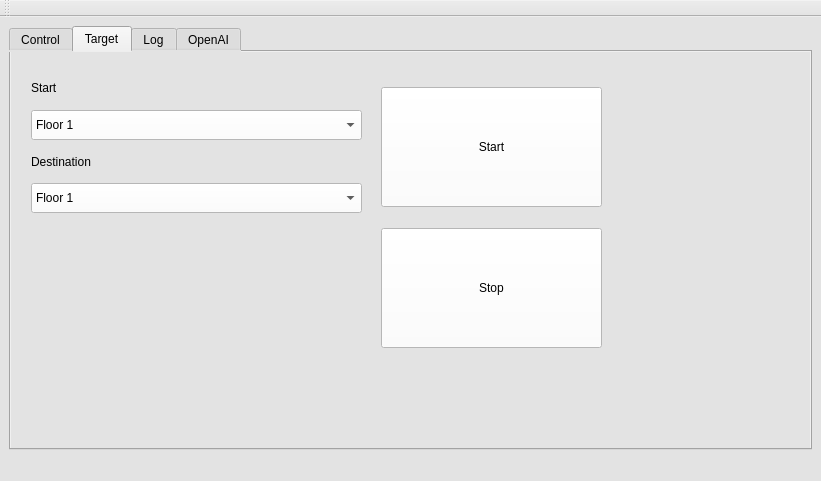
<?xml version="1.0" encoding="UTF-8"?>
<ui version="4.0">
 <class>MainWindow</class>
 <widget class="QMainWindow" name="MainWindow">
  <property name="geometry">
   <rect>
    <x>0</x>
    <y>0</y>
    <width>821</width>
    <height>481</height>
   </rect>
  </property>
  <property name="windowTitle">
   <string>GUI Remote Controller</string>
  </property>
  <property name="styleSheet">
   <string notr="true">background-color: rgb(227, 227, 227);</string>
  </property>
  <widget class="QWidget" name="centralwidget">
   <layout class="QVBoxLayout" name="verticalLayout">
    <item>
     <widget class="QTabWidget" name="mainTab">
      <property name="currentIndex">
       <number>1</number>
      </property>
      <widget class="QWidget" name="tabControl">
       <attribute name="title">
        <string>Control</string>
       </attribute>
       <layout class="QHBoxLayout" name="horizontalLayout">
        <item>
         <widget class="QLabel" name="videoLabel">
          <property name="minimumSize">
           <size>
            <width>360</width>
            <height>360</height>
           </size>
          </property>
          <property name="styleSheet">
           <string notr="true">background-color: rgb(255, 255, 255);</string>
          </property>
          <property name="frameShape">
           <enum>QFrame::Shape::Box</enum>
          </property>
          <property name="text">
           <string>Video Placeholder</string>
          </property>
          <property name="alignment">
           <set>Qt::AlignmentFlag::AlignCenter</set>
          </property>
         </widget>
        </item>
        <item>
         <layout class="QVBoxLayout" name="controlButtons">
          <property name="spacing">
           <number>4</number>
          </property>
          <item>
           <layout class="QHBoxLayout" name="statusLayer">
            <item alignment="Qt::AlignmentFlag::AlignHCenter">
             <widget class="QLabel" name="autoLabel">
              <property name="text">
               <string>Auto</string>
              </property>
             </widget>
            </item>
            <item>
             <widget class="QLabel" name="autoStatus">
              <property name="text">
               <string>OFF</string>
              </property>
             </widget>
            </item>
            <item alignment="Qt::AlignmentFlag::AlignHCenter">
             <widget class="QLabel" name="mqttLabel">
              <property name="text">
               <string>Connection</string>
              </property>
             </widget>
            </item>
            <item>
             <widget class="QLabel" name="mqttStatus">
              <property name="text">
               <string>OFF</string>
              </property>
             </widget>
            </item>
           </layout>
          </item>
          <item>
           <layout class="QHBoxLayout">
            <item>
             <widget class="QPushButton" name="stopButton">
              <property name="minimumSize">
               <size>
                <width>0</width>
                <height>100</height>
               </size>
              </property>
              <property name="styleSheet">
               <string notr="true">background-color: rgb(255, 255, 255);</string>
              </property>
              <property name="icon">
               <iconset theme="QIcon::ThemeIcon::MediaPlaybackPause"/>
              </property>
             </widget>
            </item>
            <item>
             <widget class="QPushButton" name="startButton">
              <property name="minimumSize">
               <size>
                <width>0</width>
                <height>100</height>
               </size>
              </property>
              <property name="styleSheet">
               <string notr="true">background-color: rgb(255, 255, 255);</string>
              </property>
              <property name="icon">
               <iconset theme="QIcon::ThemeIcon::SystemShutdown"/>
              </property>
             </widget>
            </item>
           </layout>
          </item>
          <item>
           <layout class="QGridLayout" name="wheelLayout">
            <item row="2" column="1">
             <widget class="QPushButton" name="goButton">
              <property name="minimumSize">
               <size>
                <width>0</width>
                <height>70</height>
               </size>
              </property>
              <property name="styleSheet">
               <string notr="true">background-color: rgb(255, 255, 255);</string>
              </property>
              <property name="text">
               <string>Go</string>
              </property>
             </widget>
            </item>
            <item row="3" column="1">
             <widget class="QPushButton" name="midButton">
              <property name="minimumSize">
               <size>
                <width>0</width>
                <height>70</height>
               </size>
              </property>
              <property name="styleSheet">
               <string notr="true">background-color: rgb(255, 255, 255);</string>
              </property>
              <property name="text">
               <string>Mid</string>
              </property>
             </widget>
            </item>
            <item row="4" column="1">
             <widget class="QPushButton" name="backButton">
              <property name="minimumSize">
               <size>
                <width>0</width>
                <height>70</height>
               </size>
              </property>
              <property name="styleSheet">
               <string notr="true">background-color: rgb(255, 255, 255);</string>
              </property>
              <property name="text">
               <string>Back</string>
              </property>
             </widget>
            </item>
            <item row="3" column="2">
             <widget class="QPushButton" name="rightButton">
              <property name="minimumSize">
               <size>
                <width>0</width>
                <height>70</height>
               </size>
              </property>
              <property name="styleSheet">
               <string notr="true">background-color: rgb(255, 255, 255);</string>
              </property>
              <property name="text">
               <string>Right</string>
              </property>
             </widget>
            </item>
            <item row="3" column="0">
             <widget class="QPushButton" name="leftButton">
              <property name="minimumSize">
               <size>
                <width>0</width>
                <height>70</height>
               </size>
              </property>
              <property name="styleSheet">
               <string notr="true">background-color: rgb(255, 255, 255);</string>
              </property>
              <property name="text">
               <string>Left</string>
              </property>
             </widget>
            </item>
           </layout>
          </item>
         </layout>
        </item>
       </layout>
      </widget>
      <widget class="QWidget" name="tabTarget">
       <attribute name="title">
        <string>Target</string>
       </attribute>
       <widget class="QWidget" name="verticalLayoutWidget">
        <property name="geometry">
         <rect>
          <x>20</x>
          <y>20</y>
          <width>331</width>
          <height>141</height>
         </rect>
        </property>
        <layout class="QVBoxLayout" name="verticalLayout_2">
         <item>
          <widget class="QLabel" name="label_6">
           <property name="text">
            <string>Start</string>
           </property>
          </widget>
         </item>
         <item>
          <widget class="QComboBox" name="startCombo">
           <property name="minimumSize">
            <size>
             <width>0</width>
             <height>30</height>
            </size>
           </property>
           <property name="styleSheet">
            <string notr="true">background-color: rgb(255, 255, 255);</string>
           </property>
           <item>
            <property name="text">
             <string>Floor 1</string>
            </property>
           </item>
           <item>
            <property name="text">
             <string>Floor 2</string>
            </property>
           </item>
           <item>
            <property name="text">
             <string>Floor 3</string>
            </property>
           </item>
           <item>
            <property name="text">
             <string>Floor 4</string>
            </property>
           </item>
           <item>
            <property name="text">
             <string>Floor 5</string>
            </property>
           </item>
           <item>
            <property name="text">
             <string>Floor 6</string>
            </property>
           </item>
          </widget>
         </item>
         <item>
          <widget class="QLabel" name="label_7">
           <property name="text">
            <string>Destination</string>
           </property>
          </widget>
         </item>
         <item>
          <widget class="QComboBox" name="destCombo">
           <property name="minimumSize">
            <size>
             <width>0</width>
             <height>30</height>
            </size>
           </property>
           <property name="styleSheet">
            <string notr="true">background-color: rgb(255, 255, 255);</string>
           </property>
           <item>
            <property name="text">
             <string>Floor 1</string>
            </property>
           </item>
           <item>
            <property name="text">
             <string>Floor 2</string>
            </property>
           </item>
           <item>
            <property name="text">
             <string>Floor 3</string>
            </property>
           </item>
           <item>
            <property name="text">
             <string>Floor 4</string>
            </property>
           </item>
           <item>
            <property name="text">
             <string>Floor 5</string>
            </property>
           </item>
           <item>
            <property name="text">
             <string>Floor 6</string>
            </property>
           </item>
          </widget>
         </item>
        </layout>
       </widget>
       <widget class="QWidget" name="verticalLayoutWidget_2">
        <property name="geometry">
         <rect>
          <x>370</x>
          <y>20</y>
          <width>221</width>
          <height>291</height>
         </rect>
        </property>
        <layout class="QVBoxLayout" name="verticalLayout_3">
         <item>
          <widget class="QPushButton" name="targetStartButton">
           <property name="minimumSize">
            <size>
             <width>0</width>
             <height>120</height>
            </size>
           </property>
           <property name="styleSheet">
            <string notr="true">background-color: rgb(255, 255, 255);</string>
           </property>
           <property name="text">
            <string>Start</string>
           </property>
          </widget>
         </item>
         <item>
          <widget class="QPushButton" name="targetStopButton">
           <property name="minimumSize">
            <size>
             <width>0</width>
             <height>120</height>
            </size>
           </property>
           <property name="styleSheet">
            <string notr="true">background-color: rgb(255, 255, 255);</string>
           </property>
           <property name="text">
            <string>Stop</string>
           </property>
          </widget>
         </item>
        </layout>
       </widget>
      </widget>
      <widget class="QWidget" name="tabLog">
       <attribute name="title">
        <string>Log</string>
       </attribute>
       <layout class="QVBoxLayout">
        <item>
         <widget class="QLabel" name="label_log">
          <property name="text">
           <string>Log</string>
          </property>
         </widget>
        </item>
        <item>
         <widget class="QPlainTextEdit" name="logText">
          <property name="styleSheet">
           <string notr="true">background-color: rgb(255, 255, 255);</string>
          </property>
          <property name="readOnly">
           <bool>true</bool>
          </property>
         </widget>
        </item>
       </layout>
      </widget>
      <widget class="QWidget" name="tabOpenAI">
       <attribute name="title">
        <string>OpenAI</string>
       </attribute>
       <layout class="QVBoxLayout">
        <item>
         <layout class="QGridLayout" name="promptRow">
          <item row="0" column="0">
           <widget class="QLabel" name="label_AI_0">
            <property name="text">
             <string>openAI prompt</string>
            </property>
           </widget>
          </item>
          <item row="0" column="1">
           <widget class="QLabel" name="label_AI_1">
            <property name="text">
             <string>openAI result</string>
            </property>
           </widget>
          </item>
          <item row="1" column="0">
           <widget class="QTextEdit" name="promptText">
            <property name="styleSheet">
             <string notr="true">background-color: rgb(255, 255, 255);</string>
            </property>
           </widget>
          </item>
          <item row="1" column="1">
           <widget class="QTextEdit" name="promptText_2">
            <property name="styleSheet">
             <string notr="true">background-color: rgb(255, 255, 255);</string>
            </property>
            <property name="readOnly">
             <bool>true</bool>
            </property>
           </widget>
          </item>
         </layout>
        </item>
        <item>
         <widget class="QPushButton" name="entButton">
          <property name="sizePolicy">
           <sizepolicy hsizetype="Minimum" vsizetype="Minimum">
            <horstretch>0</horstretch>
            <verstretch>0</verstretch>
           </sizepolicy>
          </property>
          <property name="minimumSize">
           <size>
            <width>0</width>
            <height>30</height>
           </size>
          </property>
          <property name="styleSheet">
           <string notr="true">background-color: rgb(255, 255, 255);</string>
          </property>
          <property name="text">
           <string>Enter</string>
          </property>
         </widget>
        </item>
       </layout>
      </widget>
     </widget>
    </item>
   </layout>
  </widget>
  <widget class="QMenuBar" name="menubar">
   <property name="geometry">
    <rect>
     <x>0</x>
     <y>0</y>
     <width>821</width>
     <height>22</height>
    </rect>
   </property>
  </widget>
  <widget class="QStatusBar" name="statusbar"/>
  <widget class="QToolBar" name="toolBar">
   <property name="windowTitle">
    <string>toolBar</string>
   </property>
   <attribute name="toolBarArea">
    <enum>TopToolBarArea</enum>
   </attribute>
   <attribute name="toolBarBreak">
    <bool>false</bool>
   </attribute>
  </widget>
 </widget>
 <resources/>
 <connections/>
</ui>
